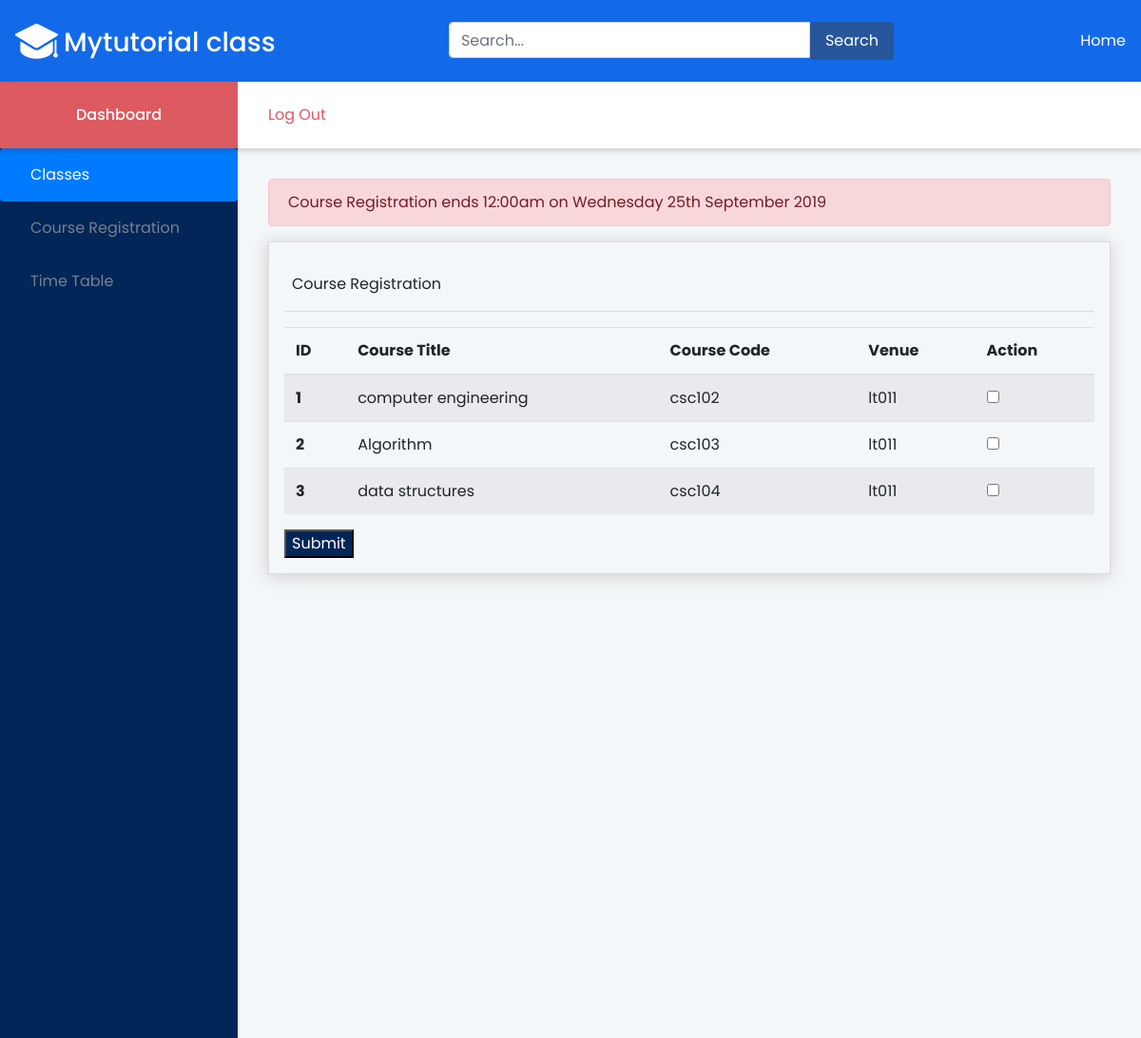
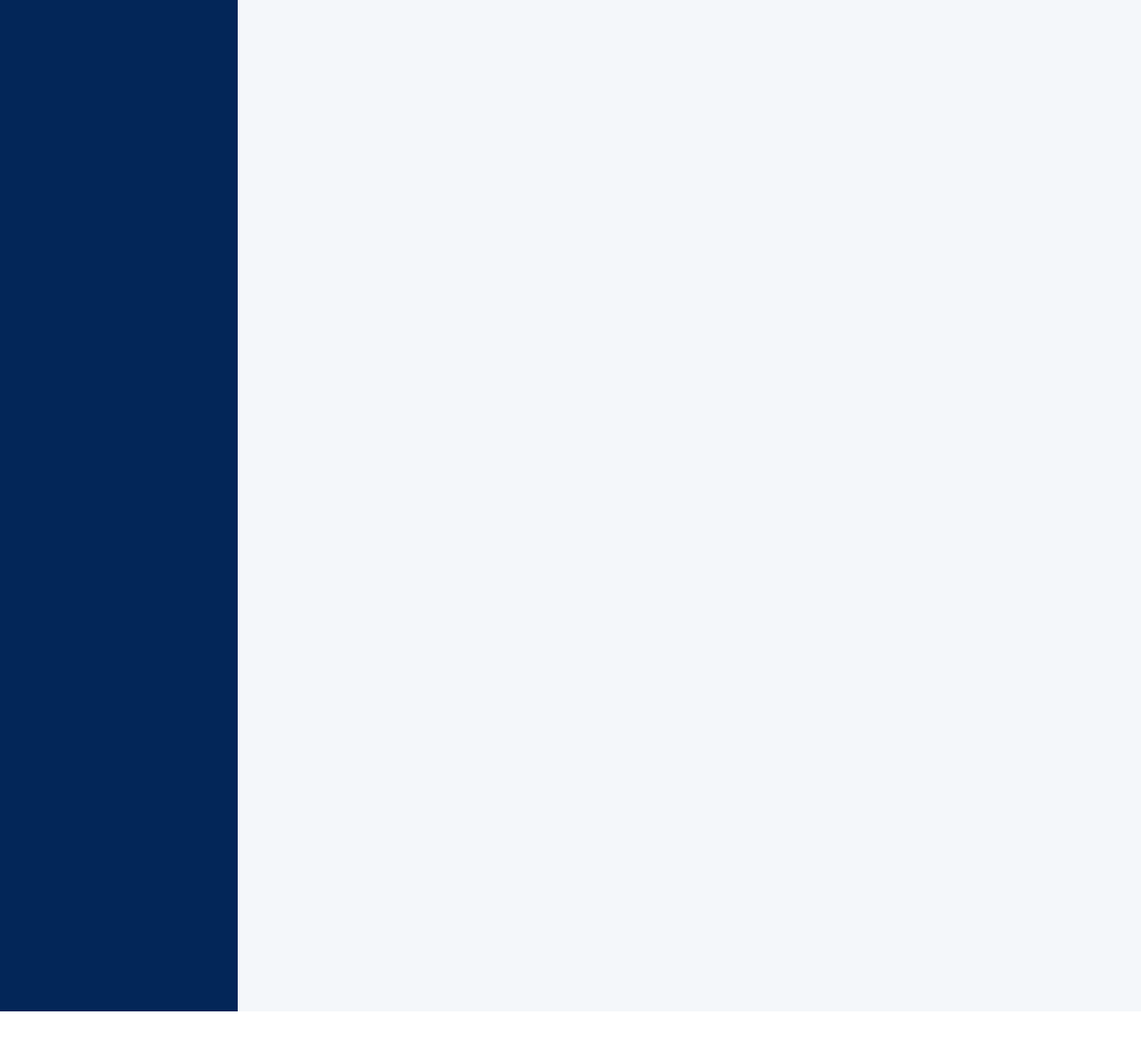
The app's page /portal (signed in) with its own data (2 pictures, top to bottom).
### tables this page shows
CREATE TABLE `rules` (
  `rulesId` int(11) NOT NULL AUTO_INCREMENT,
  `title` varchar(45) NOT NULL,
  `closeTime` datetime NOT NULL,
  PRIMARY KEY (`rulesId`,`title`)
);

CREATE TABLE `venues` (
  `venueId` int(11) NOT NULL AUTO_INCREMENT,
  `venue` varchar(225) NOT NULL,
  `venueCreated` datetime NOT NULL DEFAULT CURRENT_TIMESTAMP,
  `venueUpdated` datetime NOT NULL DEFAULT CURRENT_TIMESTAMP,
  PRIMARY KEY (`venueId`)
);

CREATE TABLE `classes` (
  `classId` int(11) NOT NULL AUTO_INCREMENT,
  `ClassDate` varchar(20) NOT NULL,
  `classPeriod` int(10) DEFAULT NULL,
  `classMax` int(11) NOT NULL,
  `classVenueId` int(11) NOT NULL,
  `classCreated` datetime DEFAULT CURRENT_TIMESTAMP,
  `classUpdated` datetime NOT NULL DEFAULT CURRENT_TIMESTAMP,
  `classCode` varchar(45) NOT NULL,
  `classTitle` varchar(225) NOT NULL,
  PRIMARY KEY (`classId`)
);

### index.php (called while the page is built, shortened)
<?php
require_once('controllers/Conn.php');
require_once('controllers/Queries.php');
require_once('models/Classes.php');
require_once('models/Links.php');
require_once('models/Config.php');
$request = $_SERVER['REQUEST_URI'];
$router = new Router($request);
$router->get('/', 'views/home');
$router->get('/login', 'views/login');
$router->get('/register', 'views/signup');
$router->get('/portal', 'views/portal');

### controllers/Conn.php (called while the page is built)
<?php
class Conn
{
    private $dbname = 'csc';
    private $host = 'localhost';
    private $username = 'root';
    private $pass = 'PASSWORD';
    public function connect()
    {
        try {
            $conn = new PDO("mysql:host=$this->host;dbname=$this->dbname", $this->username, $this->pass);
            return $conn;
        } catch (PDOexception $e) {
            echo "Datebase error" . $e->getMessage();
            die();
        }
    }
}

### controllers/Queries.php (called while the page is built, shortened)
<?php
class Queries extends Conn
{
    public function findBy($table, $by, $val)
    {
        $sql = 'SELECT * FROM ' . $table . ' WHERE ' . $by . ' = ' . '"' . $val . '"' . ' LIMIT 1';
        $pdosql = $this->connect()->prepare($sql);
        $pdosql->execute();
        $result = $pdosql->fetch();
        return $result;
    }
    public function query($sql)
    {
        $pdoStatement = $this->connect()->prepare($sql);
        $status = $pdoStatement->execute();
        $result = $pdoStatement->fetchAll();
        return $result;
    }
}

### models/Config.php (called while the page is built, shortened)
<?php
class Config extends Queries
{
    public function showById($id)
    {
        $config = $this->findBy('rules', 'rulesId', $id);
        return $config;
    }
}

### models/Classes.php (called while the page is built, shortened)
<?php
require_once('Links.php');
class Classes extends Queries
{
    public function getWithVenue()
    {
        $sql = 'SELECT * FROM venues
        INNER JOIN classes ON Venues.venueId=classes.classVenueId';
        $venues = $this->query($sql);
        return $venues;
    }
    public function isRegistered($id)
    {
        $action = new Links();
        $checkifregistered = $action->showByUserId($id);
        if (empty($checkifregistered)) {
            return true;
        } else {
            return false;
        }
    }
}

### models/Links.php (called while the page is built, shortened)
<?php
class Links extends Queries
{
    public function showByUserId($id)
    {
        $venues = $this->findBy('links', 'linkUserId', $id);
        return $venues;
    }
}

### views/portal.php (the view, shortened to what this page needs)
<?php include('inc/adminheader.php'); ?>
<?php $init  =  new Classes(); ?>
<?php $closing  =  new Config(); ?>
<div class="admin">
    <header class="admin__header">
        <h1 class="logo dashcol">Dashboard</h1>
        <div class="toolbar">
            <a href="logout" class="logout" style="text-decoration:none;">
                Log Out
            </a>
        </div>
    </header>
    <nav class="admin__nav navcol" style="min-height:2000px">
        <div class="nav flex-column nav-pills" id="v-pills-tab" role="tablist" aria-orientation="vertical">
            <a class="nav-link menu__link active" id="v-pills-home-tab" data-toggle="pill" href="#v-pills-home" role="tab" aria-controls="v-pills-home" aria-selected="true">Classes</a>
            <a class="nav-link menu__link" id="v-pills-profile-tab" data-toggle="pill" href="#v-pills-profile" role="tab" aria-controls="v-pills-profile" aria-selected="false">Course Registration</a>
            <a class="nav-link menu__link" id="v-pills-messages-tab" data-toggle="pill" href="#v-pills-messages" role="tab" aria-controls="v-pills-messages" aria-selected="false">Time Table</a>
        </div>
    </nav>
    <main class="admin__main">
        <div class="tab-content" id="v-pills-tabContent">
            <div class="tab-pane fade show active" id="v-pills-home" role="tabpanel" aria-labelledby="v-pills-home-tab">
                <div class="alert alert-danger" role="alert">
                    Course Registration ends <?php $date = new DateTime($closing->showById(1)['closeTime']);
                                                echo $date->format('g:ia \o\n l jS F Y'); ?>
                </div>
                <div class="bordered-around pl-3 pt-3 pr-3 pb-3">
                    <div class="course_reg pt-3 pl-2">Course Registration</div>
                    <hr>
                    <?php if ($init->isRegistered(($_SESSION['user_id']))) { ?>
                        <form method="post" action="post/postregcourses.php">
                            <table class="table table-striped">
                                <thead>
                                    <tr>
                                        <th scope="col">ID</th>
                                        <th scope="col">Course Title</th>
                                        <th scope="col">Course Code</th>
                                        <th scope="col">Venue</th>
                                        <th scope="col">Action</th>
                                    </tr>
                                </thead>
                                <tbody>
                                    <?php $i = 1; ?>
                                    <?php foreach ($init->getWithVenue() as $value) { ?>
                                        <tr>
                                            <th scope="row"><?php echo $i++ ?></th>
                                            <td><?php echo $value['classTitle'] ?></td>
                                            <td><?php echo $value['classCode'] ?></td>
                                            <td><?php echo $value['venue'] ?></td>
                                            <td><input type="checkbox" value="<?php echo $value['classId'] ?>" name="selectcourse[]"></td>
                                        </tr>
                                    <?php } ?>
                                </tbody>
                            </table>
                            <button type="submit" name="submit" style="background-color:  #032658; color: #fff;">Submit</button>
                        </form>
                    <?php
                } else { ?>
                        <div class="alert alert-info" role="alert">
                            <P>Course Registered Successfully</P>
                        </div>
                    <?php } ?>
                </div>
            </div>
        </div>
    </main>
</div>
</body>
</html>

### assets/css/main.css (style rules this page uses)
body { margin: 0px; z-index: 0px; }
* { font-family: 'Poppins', sans-serif; }

### assets/css/main2.css (style rules this page uses)
*, *::before, *::after { box-sizing: border-box; }
body { height: 100%; overflow-x: hidden; }
.admin { --spacing: 1rem; display: flex; flex-wrap: wrap; display: grid; grid-template-rows: 70px 1fr 70px; grid-template-columns: 250px 1fr; grid-template-areas: "header header" "nav main" "footer footer"; }
.admin__header { display: flex; flex-basis: 100%; grid-area: header; height: 70px; background-color: #fff; box-shadow: 0 3px 6px rgba(0, 0, 0, 0.16); position: relative; }
.admin__nav { flex: 0 0 250px; grid-area: nav; background-color: #313541; }
.admin__main { flex: 1; grid-area: main; padding: var(--spacing); overflow-y: auto; overflow-x: hidden; -webkit-overflow-scrolling: touch; background-color: #f4f7fa; }
@media screen and (min-width: 48rem) { .admin { --spacing: 2rem; } }
a { color: #dc5a60; text-decoration: none; }
.logo { display: flex; flex: 0 0 250px; height: 70px; justify-content: center; align-items: center; position: relative; margin: 0; color: #fff; background-color: #dc5a60; font-size: 1rem; }
.toolbar { display: flex; flex: 1; justify-content: space-between; align-items: center; padding: 0 var(--spacing); }
.menu__link { display: block; padding: 1rem 2rem; color: #76808f; text-decoration: none; }
.bordered-around { border: 1px solid #e0dada; box-shadow: -1px 2px 17px 0px #ccc; }
.navcol { background-color: #032658; }

### records on screen
rules: closeTime "12:00am on Wednesday 25th September 2019"
venues: classes.classTitle "computer engineering", classes.classCode "csc102", venue "lt011", classes.classTitle "Algorithm", classes.classCode "csc103", classes.classTitle "data structures", classes.classCode "csc104"
